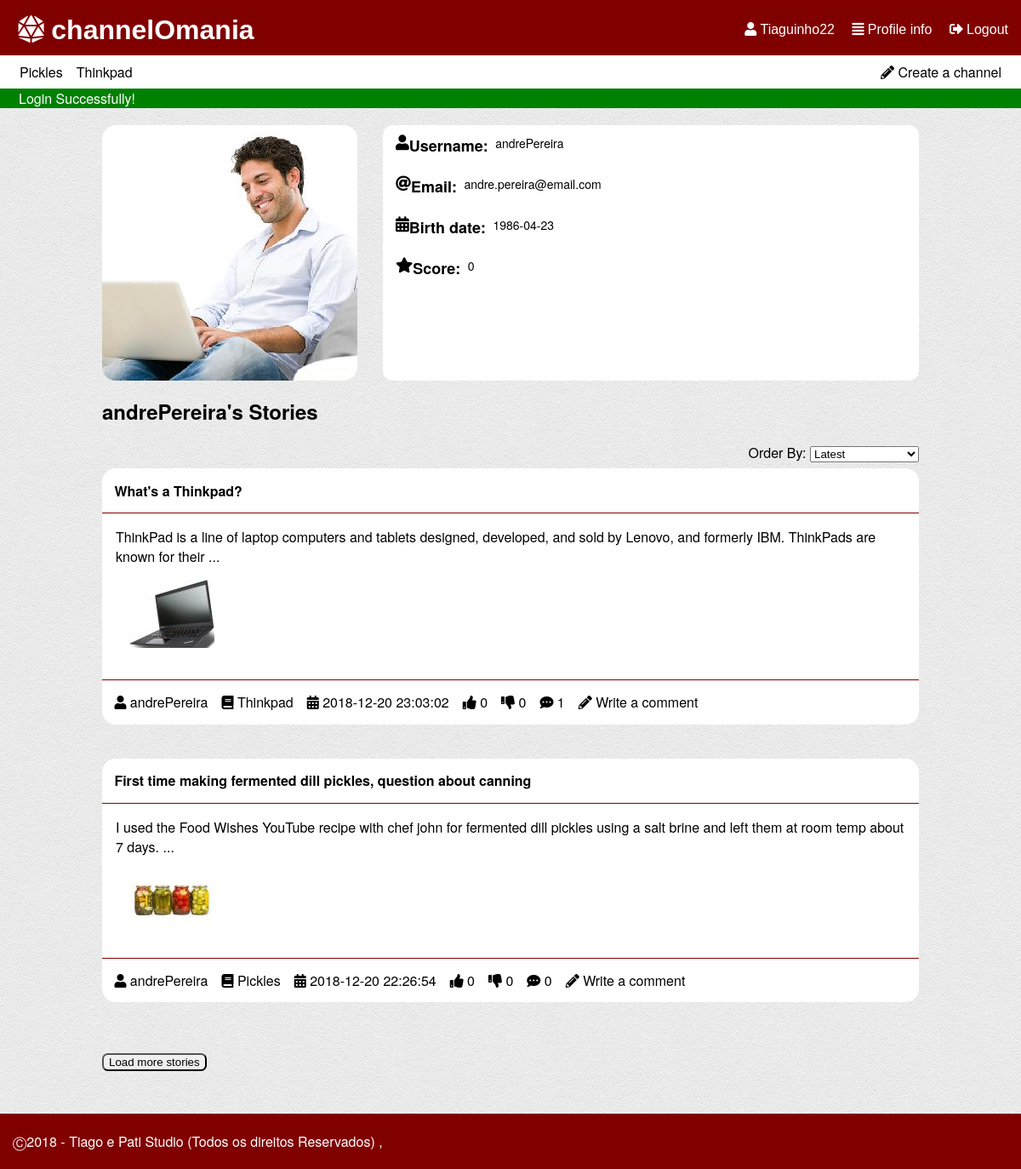
Page /pages/profile.php?userId=9 (signed in) on the committed database.
### tables this page shows
CREATE TABLE "channel" (
	`ID`	INTEGER NOT NULL,
	`name`	TEXT NOT NULL CHECK(length(name) > 0 and length(name) < 30) UNIQUE,
	`coverImage`	TEXT,
	`author`	INTEGER NOT NULL,
	PRIMARY KEY(`ID`),
	FOREIGN KEY(`author`) REFERENCES `user`(`ID`) ON DELETE Cascade ON UPDATE No Action
);

CREATE TABLE "story" (
	`storyID`	INTEGER NOT NULL,
	`title`	TEXT NOT NULL CHECK(length ( title ) > 0 and length ( title ) < 80),
	`content`	TEXT NOT NULL CHECK(length ( content ) > 0),
	`upvotes`	INTEGER NOT NULL DEFAULT 0,
	`downvotes`	INTEGER NOT NULL DEFAULT 0,
	`author`	INTEGER NOT NULL,
	`date`	TEXT NOT NULL CHECK(length ( date ) > 0),
	`channel`	INTEGER NOT NULL,
	`image`	TEXT,
	PRIMARY KEY(`storyID`),
	FOREIGN KEY(`channel`) REFERENCES `channel`(`ID`) ON DELETE Cascade ON UPDATE No Action,
	FOREIGN KEY(`author`) REFERENCES `user`(`ID`) ON DELETE Cascade ON UPDATE No Action
);

CREATE TABLE "user" (
	`ID`	INTEGER NOT NULL PRIMARY KEY AUTOINCREMENT,
	`username`	TEXT NOT NULL CHECK(length ( username ) > 0 and length ( username ) < 16),
	`email`	TEXT NOT NULL,
	`password`	TEXT NOT NULL CHECK(length ( password ) > 5),
	`birth`	TEXT CHECK(length ( birth ) > 0),
	`profilePic`	TEXT,
	`score`	INTEGER DEFAULT 0,
	CONSTRAINT `username` UNIQUE(`username`)
);

### database/db_list.php (called while the page is built, shortened)
<?php
function listProfile($username) {
  $db = Database::instance()->db();
  $stmt = $db->prepare('SELECT * FROM user WHERE username = ?');
  $stmt->execute(array($username));
  return $stmt->fetch();
}
function getStoriesByUser($username,$sort='',$offset=0,$limit=5) {
  switch($sort){
    default:
      $order = 'storyID DESC';
      break;
  }
  $db = Database::instance()->db();
  $stmt = $db->prepare('SELECT *,(SELECT COUNT(*) FROM comment WHERE comment.story == storyID) AS n_comments,channel.name AS channelName FROM story INNER JOIN user ON user.ID == story.author INNER JOIN channel ON channel.ID == story.channel  WHERE user.username == ? ORDER BY '.$order.' LIMIT ? OFFSET ?');
  $stmt->execute(array($username,$limit,$offset));
  return $stmt->fetchAll();
}
function listChannel($sort='') {
  switch($sort){
    case 'mActive':
      $order = 'n_stories DESC';
      break;
  }
  $db = Database::instance()->db();
  $stmt = $db->prepare('SELECT *,(SELECT COUNT(*) FROM story WHERE story.channel == channel.ID) AS n_stories,channel.ID as channelId FROM channel INNER JOIN user ON author=user.ID ORDER BY '.$order);
  $stmt->execute();
  return $stmt->fetchAll();
}
?>

### database/db_user.php (called while the page is built, shortened)
<?php
function getUsernameFromId($id) {
  $db = Database::instance()->db();
  $stmt = $db->prepare('SELECT username FROM user WHERE ID = ?');
  $stmt->execute(array($id));
  return $stmt->fetch()['username'];
}
 ?>

### templates/tpl_mainpage.php (the view, shortened to what this page needs)
<?php include_once('../templates/tpl_story.php'); ?>
<?php function draw_story_list_item($story) { ?>
  <article>
    <header>
      <h1><a href = "../pages/story.php?storyId=<?php echo($story['storyID']); ?>" ><?php echo($story['title']); ?></a></h1>
    </header>
    <p><?php echo(substr($story['content'],0,140)); if(strlen($story['content']) > 140) echo("...");?></p>
    <?php if($story['image']!=NULL){ ?>
    <p><a href="../files/storyImages/<?php echo($story['image'])?>" target="_blank"><image class="storyThumbnail" src="../files/thumbStoryImages/<?php echo($story['image'])?>" /></a></p>
    <?php }?>
    <footer><?php draw_story_info($story); ?></footer>
  </article>
<?php } ?>
<?php function draw_story_info($story) { ?>
  <ul>
    <li><a href="../pages/profile.php?userId=<?php echo($story['storyAuthor']); ?>"><i class="fas fa-user"></i> <?php echo($story['username']); ?></a></li>
    <li><a href="../pages/channel.php?channelId=<?php echo($story['channel']); ?>"><i class="fas fa-book"></i> <?php echo($story['channelName']); ?></a></li>
    <li><i class="fas fa-calendar-alt"></i> <?php echo($story['date']); ?></li>
    <li class="nUpVote" data-id="<?php echo($story['storyID']); ?>"><i class="fas fa-thumbs-up"></i> <?php echo($story['upvotes']); ?></li>
    <li class="nDownVote" data-id="<?php echo($story['storyID']); ?>"><i class="fas fa-thumbs-down"></i> <?php echo($story['downvotes']); ?></li>
    <li><i class="fas fa-comment-dots"></i> <?php echo($story['n_comments']); ?></li>
    <li><a href="../pages/new_comment.php?storyId=<?php echo($story['storyID']); ?>"><i class="fas fa-pencil-alt"></i> Write a comment</a></li>
  </ul>
<?php } ?>

### templates/tpl_common.php (shortened to what this page needs)
<?php function draw_header($tabText = ""){
?>
<!DOCTYPE html>
<html lang="en-US">
  <head>
    <link href="../css/style.css" rel="stylesheet">
    <link href="../css/input.css" rel="stylesheet">
    <link href="../css/links.css" rel="stylesheet">
    <link rel="stylesheet" href="https://use.fontawesome.com/releases/v5.5.0/css/all.css">
  </head>
  <body>
    <header id="header">
      <?php if(isset($_SESSION['username'])){ ?>
        <div id='options'>
          <a href="../pages/profile.php"><i class="fas fa-user"></i> <?php echo($_SESSION['username']) ?></a>
          <a href="../pages/profile.php"><i class="fas fa-align-justify"></i> Profile info</a>
          <a href="../actions/action_logout.php"><i class="fas fa-sign-out-alt"></i> Logout</a>
        </div>
      <?php } ?>
      <h1><a href="mainpage.php"><i class="fas fa-dice-d20"></i> channelOmania</a></h1>
    </header>
    <?php if(isset($_SESSION['username'])){ ?>
    <div id="list_channels">
      <p><a href = "../pages/new_channel.php" ><i class="fas fa-pencil-alt"></i> Create a channel</a></p>
      <?php $channels = listChannel('mActive'); ?>
      <ul>
      <?php if(count($channels) > 5) { ?>
        <?php for ($i=0; $i < 5; $i++) { ?>
          <li><a href = "../pages/channel.php?channelId=<?php echo($channels[$i]['channelId']); ?>" ><?php echo($channels[$i]['name']); ?></a></li>
        <?php } ?>
          <li id="moreChannels"><a href = "../pages/all_channels.php" >More Channels</a></li>
      <?php } else { ?>
        <?php foreach($channels as $channel_list){ ?>
          <li><a href = "../pages/channel.php?channelId=<?php echo($channel_list['channelId']); ?>" ><?php echo($channel_list['name']); ?></a></li>
        <?php } ?>
      <?php } ?>
      </ul>
    </div>
    <?php } ?>
    <?php if (isset($_SESSION['messages'])) {?>
      <section id="messages">
        <?php foreach($_SESSION['messages'] as $message) { ?>
          <div class="<?=$message['type']?>"><?=$message['content']?></div>
        <?php } ?>
      </section>
    <?php unset($_SESSION['messages']); } ?>
<?php } ?>
<?php function draw_footer(){
  ?>
  <footer class="footer">
    <p>	&#9400;2018 - Tiago e Pati Studio (Todos os direitos Reservados) ,</p>
  </footer>
</body>
</html>
<?php }
 ?>

### templates/tpl_story.php (shortened to what this page needs)
<?php include_once('../templates/tpl_mainpage.php'); ?>
<?php include_once('../database/db_list.php'); ?>
<?php function draw_story_list($storyInfo) { ?>
  <p id="order">Order By:
  <select id='orderSelector'>
    <option value="mRecent">Latest</option>
  </select></p>
  <section id="storyList">
  <?php foreach($storyInfo as $story) { ?>
    <?php draw_story_list_item($story); ?>
  <?php } ?>
  </section>
  <?php if(count($storyInfo) != 0){ ?>
  <button id="btnLoadStories">Load more stories</button>
  <?php } ?>
<?php } ?>

### css/style.css (style rules this page uses)
body { font-family: IBMPlexSans, Helvetica Neue, Segoe UI, Helvetica, Verdana, Arial, sans-serif; background-image: url("../files/background.png"); margin: 0; }
ul { display: flex; flex-wrap: wrap; flex-direction: row; padding: 0; margin: 0; }
li { text-align: center; list-style-type: none; padding: 0.5em; }
#list_channels { background-color: white; position: relative; padding: 0px 15px; }
#list_channels p { float: right; margin: 0; }
#list_channels li, #list_channels p { padding: 0; }
#header { background-color: #800000; padding: 0.2em 15px; position: relative; }
#header h1 { margin: 0.2em; }
h1 { margin-left: 0.5em; }
#options { float: right; height: 0; }
article { background-color: white; width: 80%; margin: auto; border-radius: 1em; margin-bottom: 40px; }
article h1 { margin: auto; }
article header { margin-top: 1em; padding: 0.5em; border-bottom: 1px solid #800000; }
article p, article p,article img { padding-left: 1em; padding-right: 1em; }
article img { padding-bottom: 1em; }
article img { align-self: auto; }
article footer { padding: 0.4em; border-top: 1px solid #800000; }
#messages .error,#messages .success { padding-left: 22px; }
#messages .success { background-color: green; color: white; }
body,html { min-height: 80vh; }
#header div { margin-top: 1.2em; }
#btnLoadComments, #btnLoadStories { margin-top: 1em; margin-left: 10%; border-radius: 0.5em; }
#myStories h1 { margin: auto; }
#myStories #order { float: right; margin: 0; position: relative; margin-bottom: 20px; }
#storyList article h1, #story article h1 { margin: auto; padding: 0.4em; }
#myStories #storyList { width: 100%; margin-top: 50px; }
#channelStories #storyList article, #myStories #storyList article { width: 100%; margin-top: 10px; }
#myStories #storyList article { width: 100%; }
#myStories #btnLoadStories { margin: 20px 0px; }
#myStories h1 { margin: 19px 0px 20px 0px; }
.footer { clear: left; bottom: auto; margin-top: 30px; padding: 5px 15px; background-color: #800000; color: white; }
#order { margin-left: 15px; }

### css/links.css (style rules this page uses)
#header a { color: white; font-family: Helvetica; }
#header div a { list-style-type: none; padding-left: 1em; }
a:link, a:visited { color: black; text-decoration: none; }
#list_channels li a, #list_channels p a { padding: 0.5em 0.5em; display: block; }
article header a, #story_preview h3 a { font-weight: bold; }

### rows in the picture
channel: name "Pickles"
channel: name "Thinkpad"
story: title "What's a Thinkpad?", content "ThinkPad is a line of laptop computers and tablets designed, developed, and sold by Lenovo, and formerly IBM. ThinkPads are known for their", image (picture), author.username "andrePereira", channel.name "Thinkpad", date "2018-12-20 23:03:02", upvotes "0", downvotes "0", n_comments "1"
story: title "First time making fermented dill pickles, question about canning", content "I used the Food Wishes YouTube recipe with chef john for fermented dill pickles using a salt brine and left them at room temp about 7 days.", image (picture), author.username "andrePereira", channel.name "Pickles", date "2018-12-20 22:26:54", upvotes "0", downvotes "0", n_comments "0"

### other values in the picture
$_SESSION['username'] "Tiaguinho22"
$message['content'] "Login Successfully!"
$userInfo['username'] "andrePereira"
$userInfo['email'] "andre.pereira@email.com"
$userInfo['birth'] "1986-04-23"
$userInfo['score'] "0"
$username "andrePereira"
